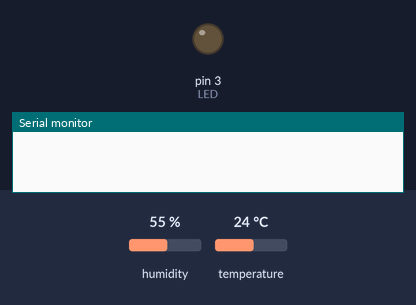
Bench run of a sketch on a simulated Arduino Uno, built with avr-gcc and run on an emulated ATmega328P. Parts: output pins drawn as LEDs (lit = HIGH), the last lines printed to the serial monitor. Inputs (shaded band) come from the test bench; at power-on: humidity 55 %, temperature 24 °C.

Above: at 0.1 s.
At 3.1 s:
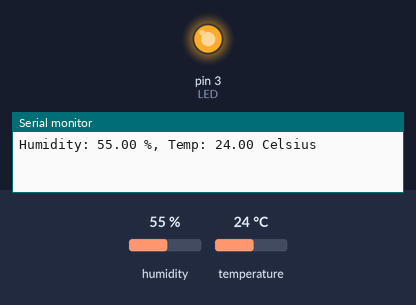
Timing chart, 0 to 4.6 s (numbered marks = the images above):
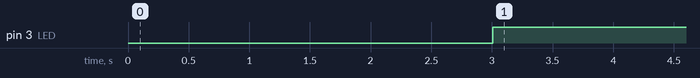

The sketch:

sketch_temp_humid_1.ino
```cpp
/* How to use the DHT-22 sensor with Arduino uno
   Temperature and humidity sensor
*/

//Libraries
#include <DHT.h>;

//Constants
#define DHTPIN 2     // what pin we're connected to
#define DHTTYPE DHT22   // DHT 22  (AM2302)
DHT dht(DHTPIN, DHTTYPE); //// Initialize DHT sensor for normal 16mhz Arduino

//for led
#define LED 3  // The pin the LED is connected to

//Variables
int chk;
float hum;  //Stores humidity value
float temp; //Stores temperature value

void setup()
{
  Serial.begin(9600);
  dht.begin();
  // for led
  pinMode(LED, OUTPUT); // Declare the LED as an output
}

void loop()
{
    delay(2000);
    //Read data and store it to variables hum and temp
    hum = dht.readHumidity();
    temp= dht.readTemperature();
    //Print temp and humidity values to serial monitor
    Serial.print("Humidity: ");
    Serial.print(hum);
    Serial.print(" %, Temp: ");
    Serial.print(temp);
    Serial.println(" Celsius");
    delay(1000); //Delay 2 sec.

// for led
  digitalWrite(LED, HIGH); // Turn the LED on
}


   
```

Measured:
- by itself, pin 3 (LED): LOW → HIGH at 3.0 s
